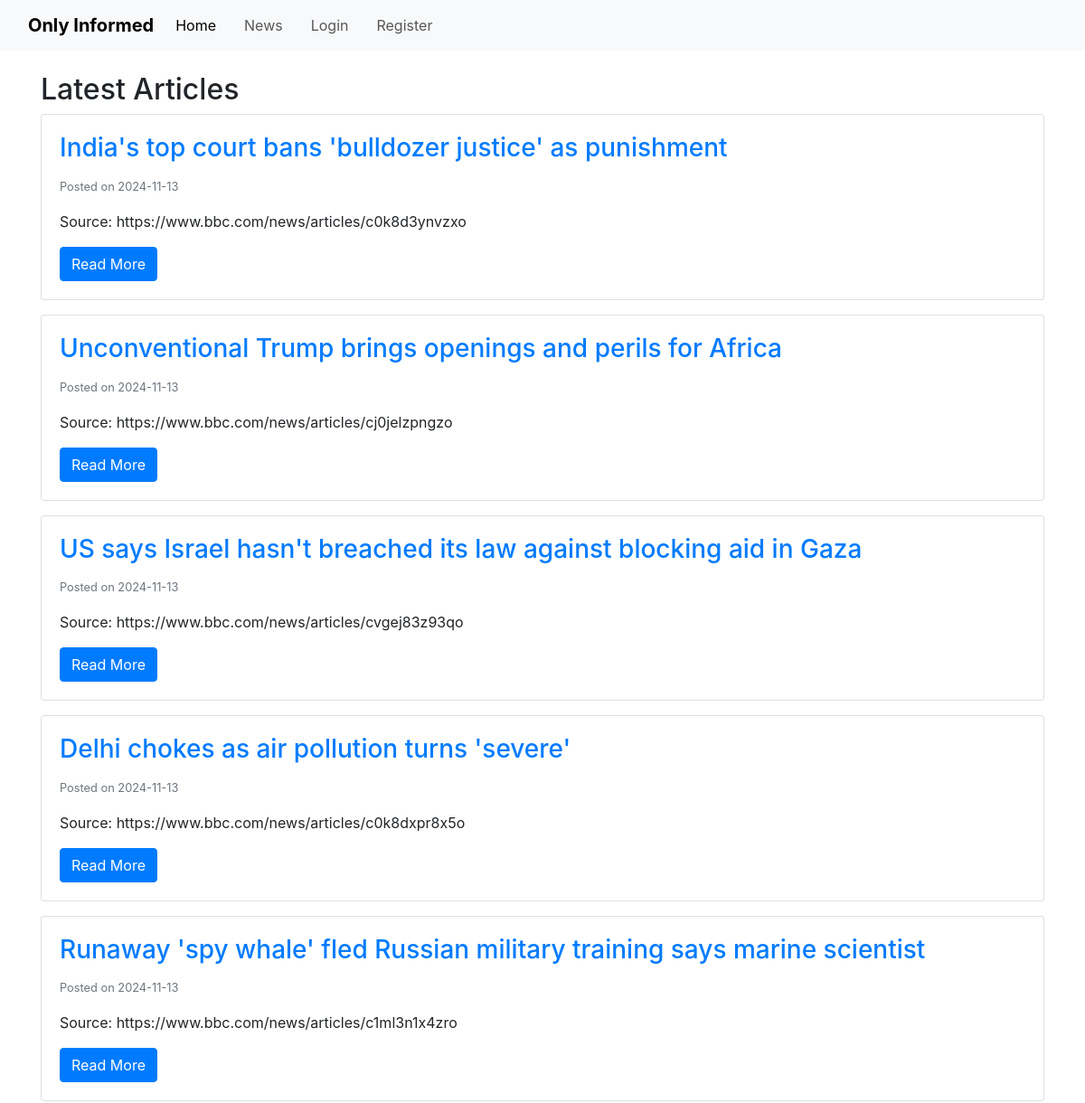
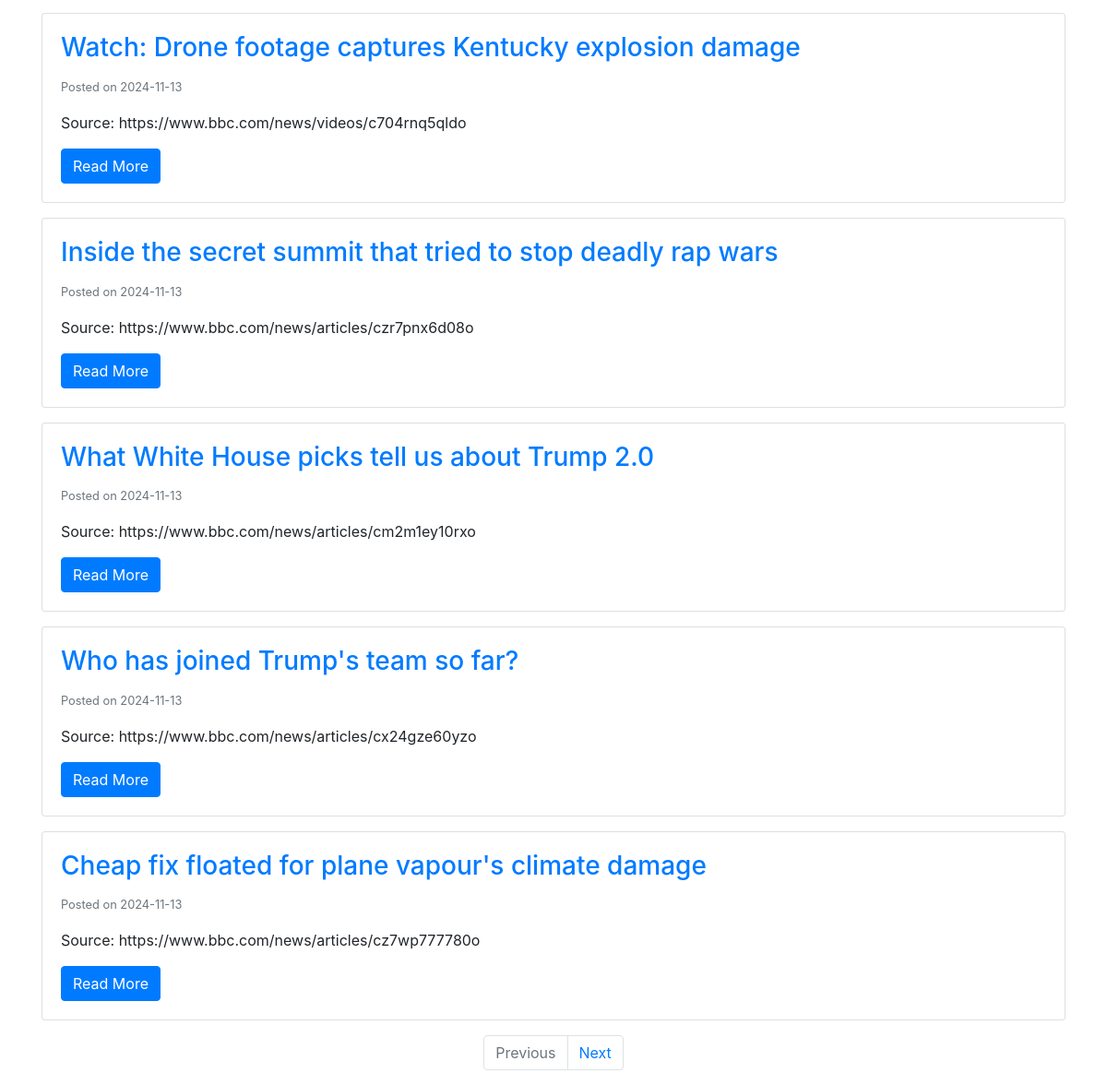
Page /articles on the earlier database version (2 pictures, top to bottom).
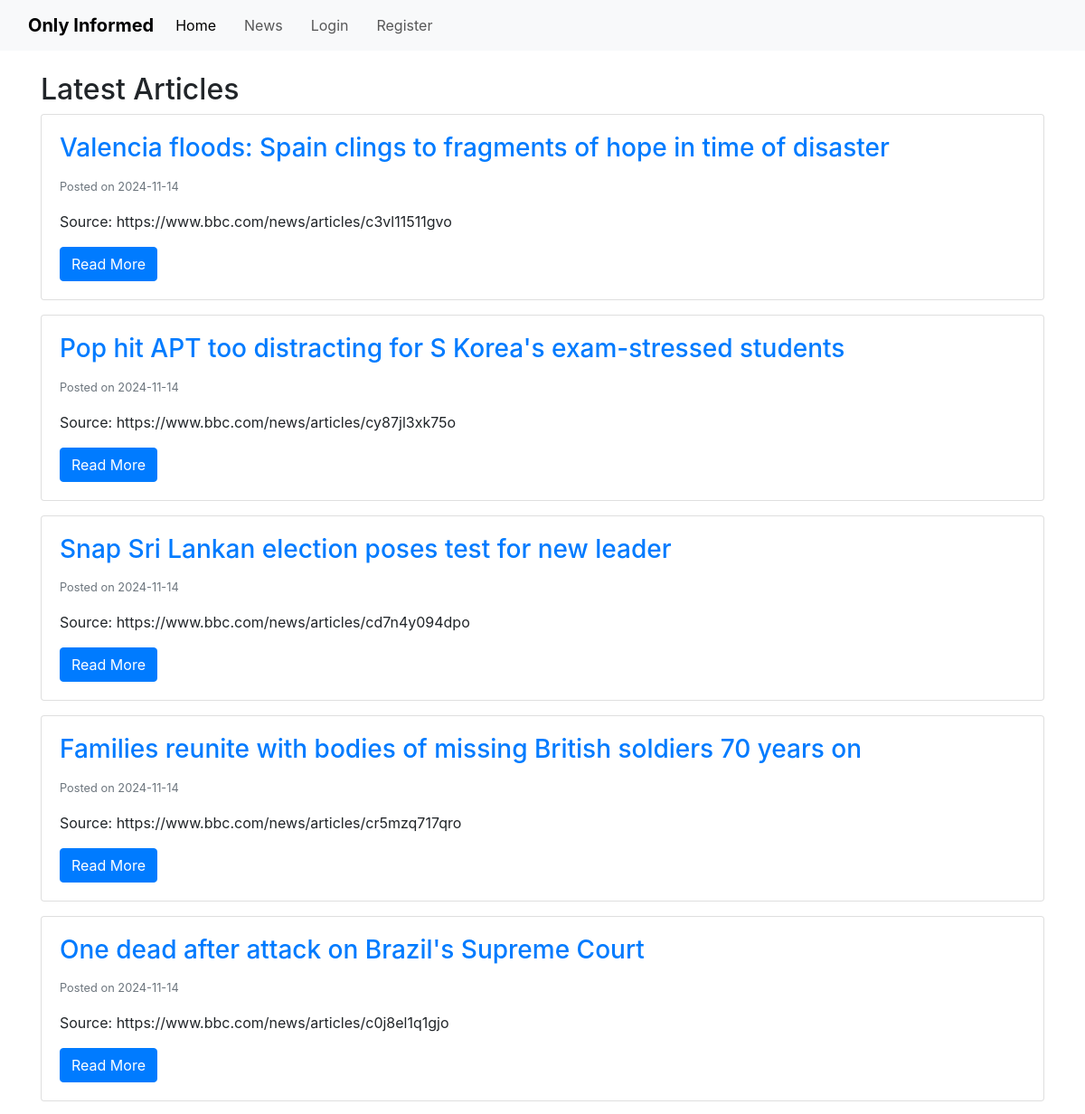
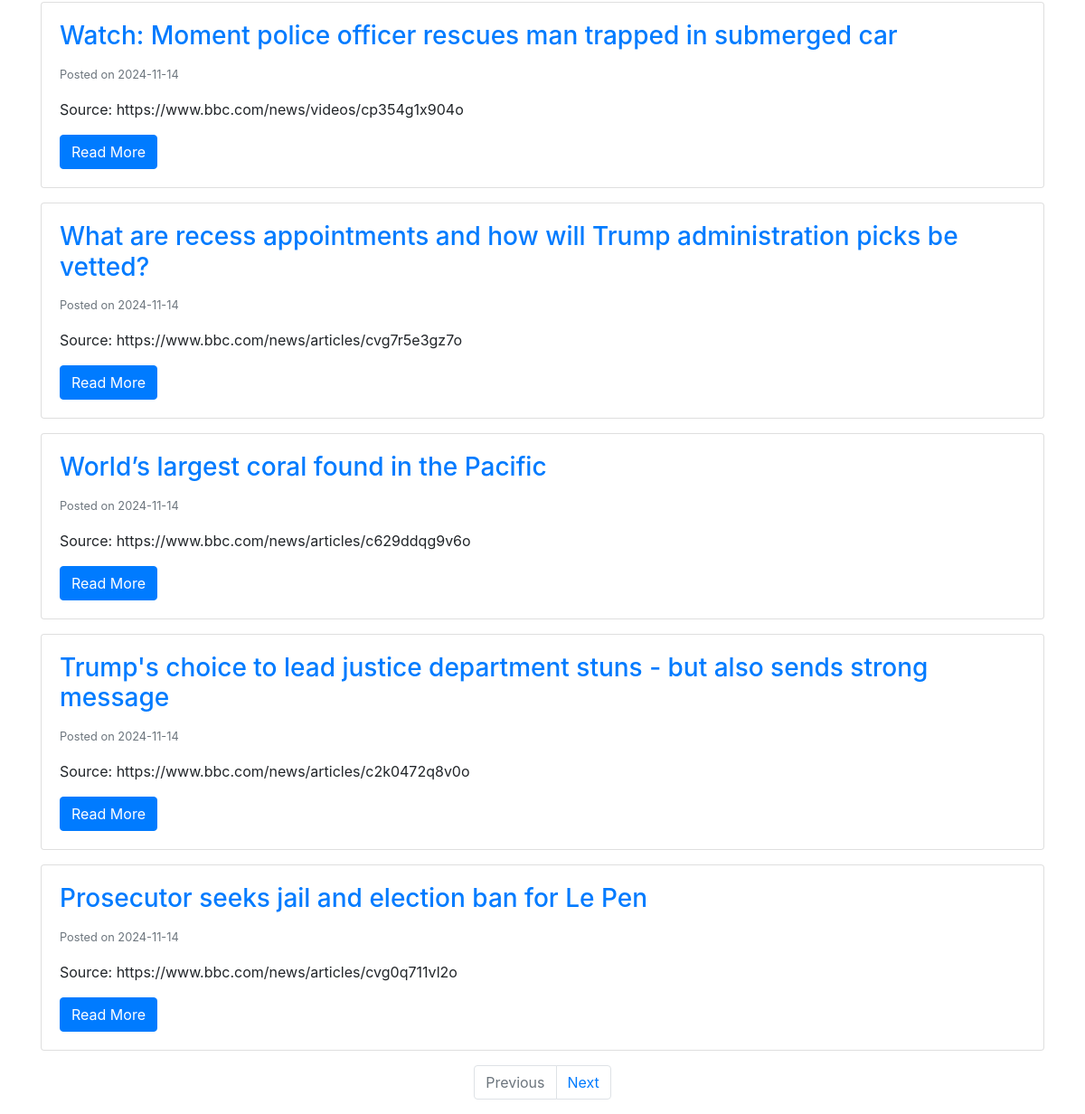
Same page on the later database version (2 pictures, top to bottom).
### app/models.py (models this page shows, shortened)
class Article(db.Model):
    __tablename__ = 'article'
    id = db.Column(db.Integer, primary_key = True)
    title = db.Column(db.String(250), nullable = False, unique = True)
    content = db.Column(db.Text, nullable = False)
    source = db.Column(db.String(200), nullable = False)
    date_posted = db.Column(db.DateTime, nullable = False, default = datetime.now(timezone.utc))
    quiz = relationship('Quiz', uselist = False, backref = 'article') # uselist=false indicates a 1 to 1 relationship with quiz
    comments = relationship('Comment', backref = 'article', lazy = True)

### app/routes.py (the view)
@app.route('/articles')
def articles():
    page = request.args.get('page', 1, type=int)
    articles = Article.query.order_by(Article.date_posted.desc()).paginate(page=page, per_page=10)
    return render_template('articles.html', articles=articles)

### app/templates/articles.html (shortened to what this page needs)
{% extends "base.html" %}
{% block content %}
<h2>Latest Articles</h2>
{% for article in articles.items %}
    <div class="card mb-3">
        <div class="card-body">
            <h3 class="card-title">
                <a href="{{ url_for('article', article_id=article.id) }}">{{ article.title }}</a>
            </h3>
            <p class="card-text"><small class="text-muted">Posted on {{ article.date_posted.strftime('%Y-%m-%d') }}</small></p>
            <p class="card-text">Source: {{ article.source }}</p>
            <a href="{{ url_for('article', article_id=article.id) }}" class="btn btn-primary">Read More</a>
        </div>
    </div>
{% else %}
    <p>No articles available.</p>
{% endfor %}
<nav aria-label="Page navigation">
    <ul class="pagination justify-content-center">
        {% if articles.has_prev %}
            <li class="page-item">
                <a class="page-link" href="{{ url_for('articles', page=articles.prev_num) }}">Previous</a>
            </li>
        {% else %}
            <li class="page-item disabled">
                <a class="page-link" href="#">Previous</a>
            </li>
        {% endif %}
        {% if articles.has_next %}
            <li class="page-item">
                <a class="page-link" href="{{ url_for('articles', page=articles.next_num) }}">Next</a>
            </li>
        {% else %}
            <li class="page-item disabled">
                <a class="page-link" href="#">Next</a>
            </li>
        {% endif %}
    </ul>
</nav>
{% endblock %}

Differences in the rows shown:
no longer on this page (row unchanged): Article: title "India's top court bans 'bulldozer justice' as punishment", date_posted "2024-11-13", source "https://www.bbc.com/news/articles/c0k8d3ynvzxo"
no longer on this page (row unchanged): Article: title "Unconventional Trump brings openings and perils for Africa", date_posted "2024-11-13", source "https://www.bbc.com/news/articles/cj0jelzpngzo"
no longer on this page (row unchanged): Article: title "US says Israel hasn't breached its law against blocking aid in Gaza", date_posted "2024-11-13", source "https://www.bbc.com/news/articles/cvgej83z93qo"
no longer on this page (row unchanged): Article: title "Delhi chokes as air pollution turns 'severe'", date_posted "2024-11-13", source "https://www.bbc.com/news/articles/c0k8dxpr8x5o"
no longer on this page (row unchanged): Article: title "Runaway 'spy whale' fled Russian military training says marine scientist", date_posted "2024-11-13", source "https://www.bbc.com/news/articles/c1ml3n1x4zro"
no longer on this page (row unchanged): Article: title "Watch: Drone footage captures Kentucky explosion damage", date_posted "2024-11-13", source "https://www.bbc.com/news/videos/c704rnq5qldo"
no longer on this page (row unchanged): Article: title "Inside the secret summit that tried to stop deadly rap wars", date_posted "2024-11-13", source "https://www.bbc.com/news/articles/czr7pnx6d08o"
no longer on this page (row unchanged): Article: title "What White House picks tell us about Trump 2.0", date_posted "2024-11-13", source "https://www.bbc.com/news/articles/cm2m1ey10rxo"
no longer on this page (row unchanged): Article: title "Who has joined Trump's team so far?", date_posted "2024-11-13", source "https://www.bbc.com/news/articles/cx24gze60yzo"
no longer on this page (row unchanged): Article: title "Cheap fix floated for plane vapour's climate damage", date_posted "2024-11-13", source "https://www.bbc.com/news/articles/cz7wp777780o"
added Article: title "Valencia floods: Spain clings to fragments of hope in time of disaster", date_posted "2024-11-14", source "https://www.bbc.com/news/articles/c3vl11511gvo"
added Article: title "Pop hit APT too distracting for S Korea's exam-stressed students", date_posted "2024-11-14", source "https://www.bbc.com/news/articles/cy87jl3xk75o"
added Article: title "Snap Sri Lankan election poses test for new leader", date_posted "2024-11-14", source "https://www.bbc.com/news/articles/cd7n4y094dpo"
added Article: title "Families reunite with bodies of missing British soldiers 70 years on", date_posted "2024-11-14", source "https://www.bbc.com/news/articles/cr5mzq717qro"
added Article: title "One dead after attack on Brazil's Supreme Court", date_posted "2024-11-14", source "https://www.bbc.com/news/articles/c0j8el1q1gjo"
added Article: title "Watch: Moment police officer rescues man trapped in submerged car", date_posted "2024-11-14", source "https://www.bbc.com/news/videos/cp354g1x904o"
added Article: title "What are recess appointments and how will Trump administration picks be vetted?", date_posted "2024-11-14", source "https://www.bbc.com/news/articles/cvg7r5e3gz7o"
added Article: title "World’s largest coral found in the Pacific", date_posted "2024-11-14", source "https://www.bbc.com/news/articles/c629ddqg9v6o"
added Article: title "Trump's choice to lead justice department stuns - but also sends strong message", date_posted "2024-11-14", source "https://www.bbc.com/news/articles/c2k0472q8v0o"
added Article: title "Prosecutor seeks jail and election ban for Le Pen", date_posted "2024-11-14", source "https://www.bbc.com/news/articles/cvg0q711vl2o"
